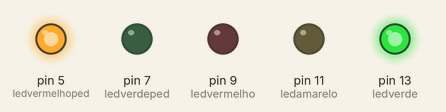
Simulated run of this sketch. Board: Arduino Uno, built with avr-gcc and run on an emulated ATmega328P. Shown: output pins drawn as LEDs (lit = HIGH).

Above: at 0.5 s.
At 2.5 s:
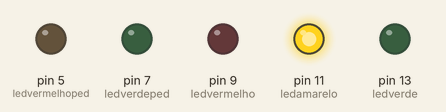
At 4.5 s:
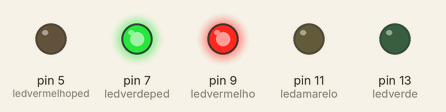
At 9.5 s:
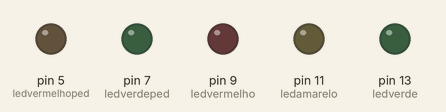
Timing chart, 0 to 10.4 s (numbered marks = the images above):
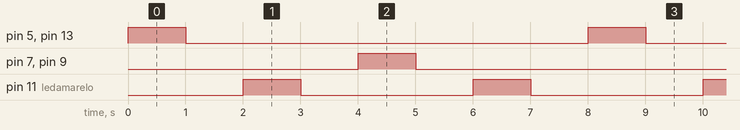

The sketch:

Projeto_semaforo_rotina_else.ino
```cpp
int ledverde = 13;
int ledamarelo = 11;
int ledvermelho = 9;
int ledverdeped = 7;
int ledvermelhoped = 5;


void setup()
{
pinMode(ledverde,OUTPUT);
pinMode(ledamarelo,OUTPUT);
pinMode(ledvermelho,OUTPUT);
pinMode(ledvermelhoped,OUTPUT);
pinMode(ledverdeped,OUTPUT);
}
void loop()
{
if(digitalRead(ledvermelho)==LOW){
digitalWrite(ledverde,HIGH);
digitalWrite(ledvermelhoped,HIGH);
delay(1000);

digitalWrite(ledverde,LOW);
digitalWrite(ledvermelhoped,LOW);
delay(1000);

digitalWrite(ledamarelo,HIGH);
delay(1000);
digitalWrite(ledamarelo,LOW);
delay(1000);

}
if(digitalRead(ledverde)==LOW){
digitalWrite(ledvermelho,HIGH);
digitalWrite(ledverdeped,HIGH);
delay(1000);

digitalWrite(ledvermelho,LOW);
digitalWrite(ledverdeped,LOW);
delay(1000);


digitalWrite(ledamarelo,HIGH);
delay(1000);
digitalWrite(ledamarelo,LOW);
delay(1000);
}

}
```

Measured:
- by itself, pin 5 (ledvermelhoped), pin 7 (ledverdeped), pin 9 (ledvermelho), pin 13 (ledverde): alternates HIGH for 1.0 s and LOW for 7.0 s
- by itself, pin 11 (ledamarelo): alternates HIGH for 1.0 s and LOW for 3.0 s
- by itself, everything shown: repeats every 8.0 s, in 8 steps
